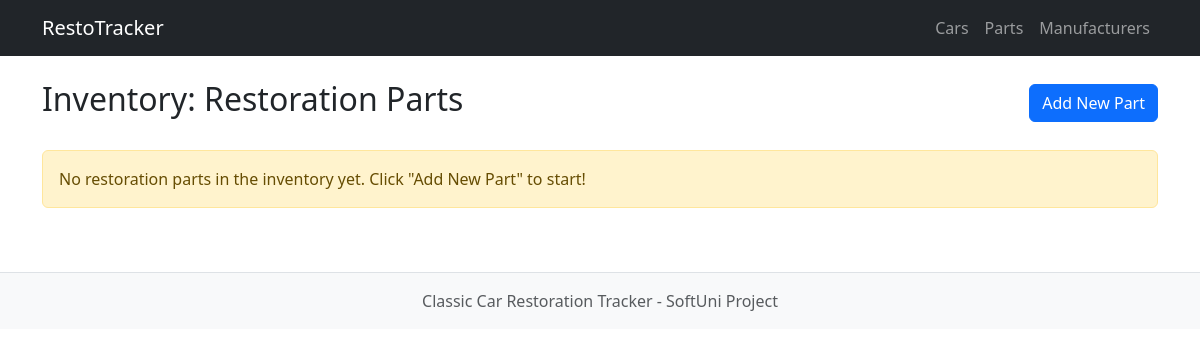
The app's page /parts/, older data.
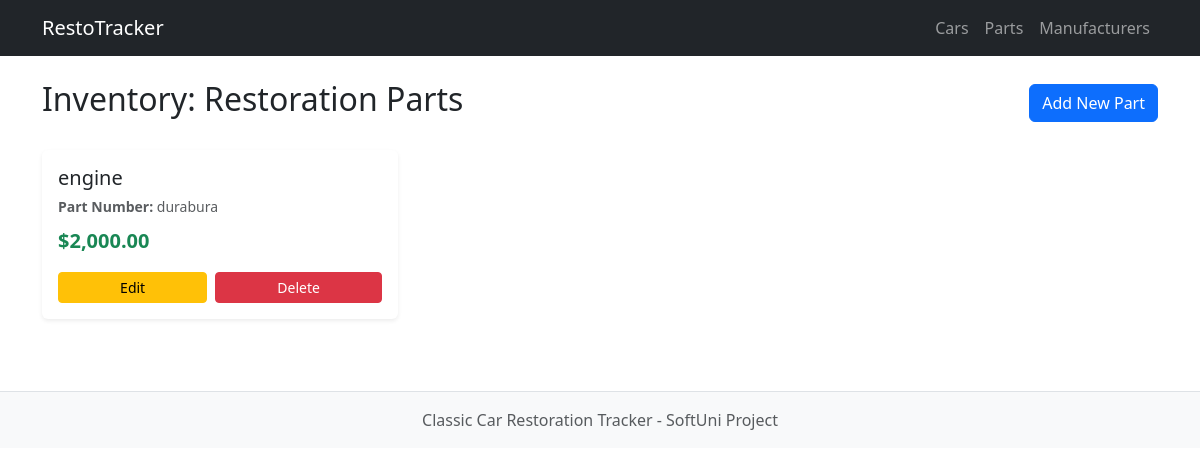
The same page, newer data.
### parts/models.py (models this page shows, shortened)
class RestorationPart(models.Model):
    name = models.CharField(
        max_length=100,
    )
    part_number = models.CharField(
        max_length=50,
        unique=True,
        validators=[
            MinLengthValidator(3, message='Part number must be at least 3 characters long.')
        ],
        error_messages={
            'unique': 'A restoration part with that number already exists.'
        }
    )
    price = models.DecimalField(
        max_digits=10,
        decimal_places=2,
        validators=[
            MinValueValidator(Decimal('0.01'), message='Price must be at least $0.01/')
        ],
        help_text='Cost of the part in USD.'
    )
    class Meta:
        ordering = ['name', 'price']
        verbose_name = 'Restoration Part'
        verbose_name_plural = 'Restoration Parts'

### parts/views.py (the view)
# urls.py: path('', PartListView.as_view(), name='part-list'),
class PartListView(ListView):
    model = RestorationPart
    template_name = 'parts/parts_list.html'
    context_object_name = 'parts'

### vehicles/templatetags/vehicle_tags.py (called while the page is built)
@register.filter(name='currency')
def currency(value):
    if value is None or value == '':
        return '$0.00'
    try:
        val = Decimal(str(value))
        return f"${val:,.2f}"
    except (ValueError, TypeError):
        return value

### templates/parts/parts_list.html
{% extends 'base.html' %}
{% load vehicle_tags %}
{% block content %}
    <div class="d-flex justify-content-between align-items-center mb-4">
        <h2>Inventory: Restoration Parts</h2>
        <a href="{% url 'parts:part-create' %}" class="btn btn-primary">Add New Part</a>
    </div>
    <div class="row">
        {% for part in parts %}
            {% include 'parts/partials/_part_card.html' with part=part %}
        {% empty %}
        <div class="col-12">
            <div class="alert alert-warning">No restoration parts in the inventory yet. Click "Add New Part" to start!</div>
        </div>
    {% endfor %}
    </div>
{% endblock %}

### templates/parts/partials/_part_card.html
{% load vehicle_tags %}
<div class="col-md-4 mb-4">
    <div class="card h-100 shadow-sm border-0">
        <div class="card-body d-flex flex-column">
            <h5 class="card-title mb-1">{{ part.name }}</h5>
            <p class="card-text text-muted mb-2">
                <small><strong>Part Number:</strong> {{ part.part_number }}</small>
            </p>
            <p class="card-text text-success fs-5 fw-bold mb-3">
                {{ part.price|currency }}
            </p>
            <div class="mt-auto d-flex gap-2">
                <a href="{% url 'parts:part-edit' part.pk %}" class="btn btn-warning btn-sm flex-fill">Edit</a>
                <a href="{% url 'parts:part-edit' part.pk %}" class="btn btn-danger btn-sm flex-fill">Delete</a>
            </div>
        </div>
    </div>
</div>

Row changes from the older to the newer data that the page shows:
added RestorationPart: name "engine", part_number "durabura", price "$2,000.00"
Text that changed along with them:
text no longer shown: "No restoration parts in the inventory yet. Click \"Add New Part\" to start!"
